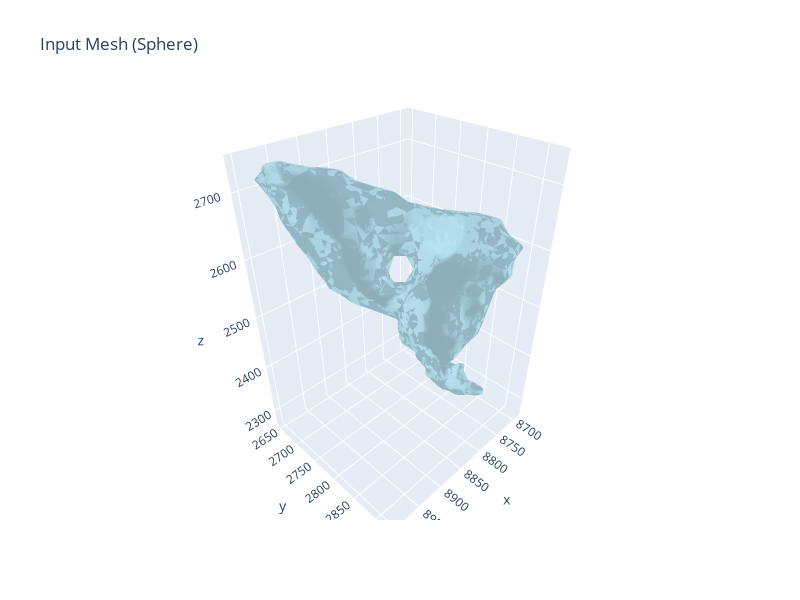

The notebook cell this image was saved under:
### Code cell
# 1) Create a simple demo mesh: a sphere
# mesh = tm.primitives.Sphere(radius=1.0, subdivisions=3)
mesh = tm.load("C:/Users/MainUser/Documents/GitHub/pymcfs/data/mesh/processed/TS2_wrapped.obj")

# 2) Visualize the input mesh
mm_in = MeshManager(mesh, verbose=True)
print(mm_in.analyze_mesh())
mm_in.visualize_mesh_3d(
    title="Input Mesh (Sphere)",
    backend="auto",          # "auto" tries Plotly first, then falls back to Matplotlib
    show_axes=True,
    show_wireframe=False,
)

### Figure 1 — Plotly figure (JSON) as saved in the notebook; plotly's stock layout.template omitted (floating-point values rounded to 4 significant figures; data arrays with more than 128 entries replaced by an {"elided": "..."} marker saying what was removed)
{"data": [{"color": "lightblue", "i": {"elided": "3506 int values"}, "j": {"elided": "3506 int values"}, "k": {"elided": "3506 int values"}, "name": "Mesh", "opacity": 0.8, "type": "mesh3d", "x": {"elided": "1753 float values"}, "y": {"elided": "1753 float values"}, "z": {"elided": "1753 float values"}}], "layout": {"autosize": false, "height": 600, "scene": {"aspectmode": "data", "xaxis": {"visible": true}, "yaxis": {"visible": true}, "zaxis": {"visible": true}}, "title": {"text": "Input Mesh (Sphere)"}, "width": 800}}
